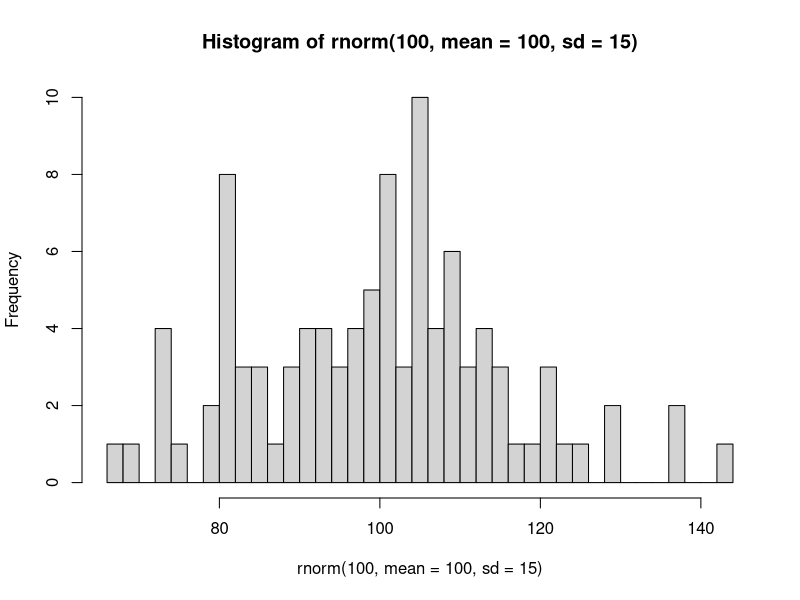
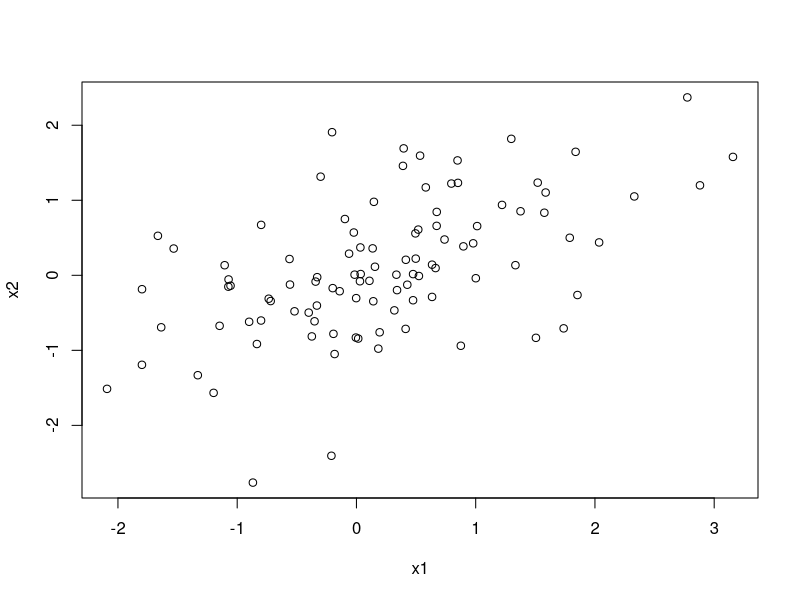
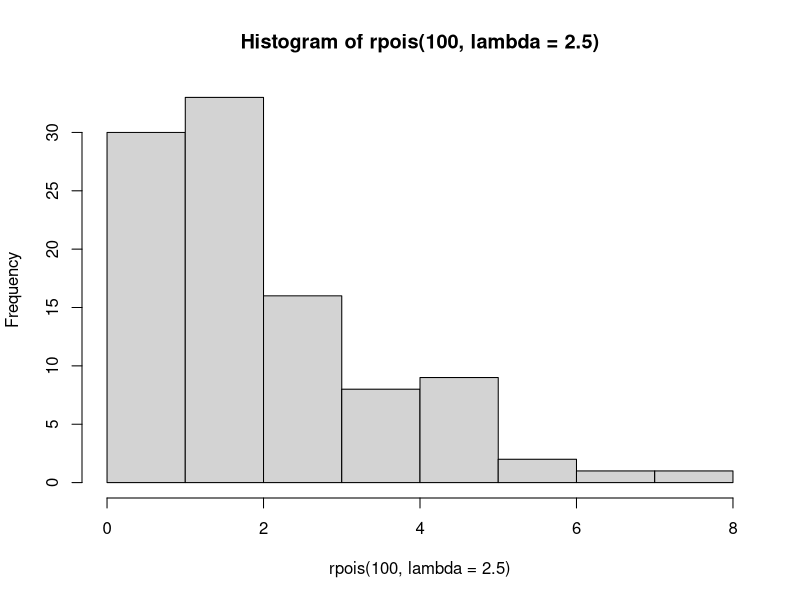
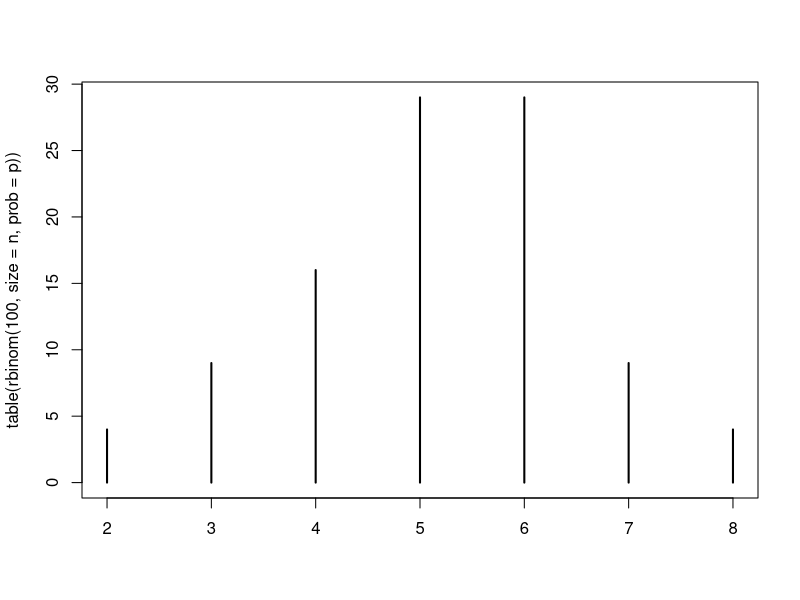
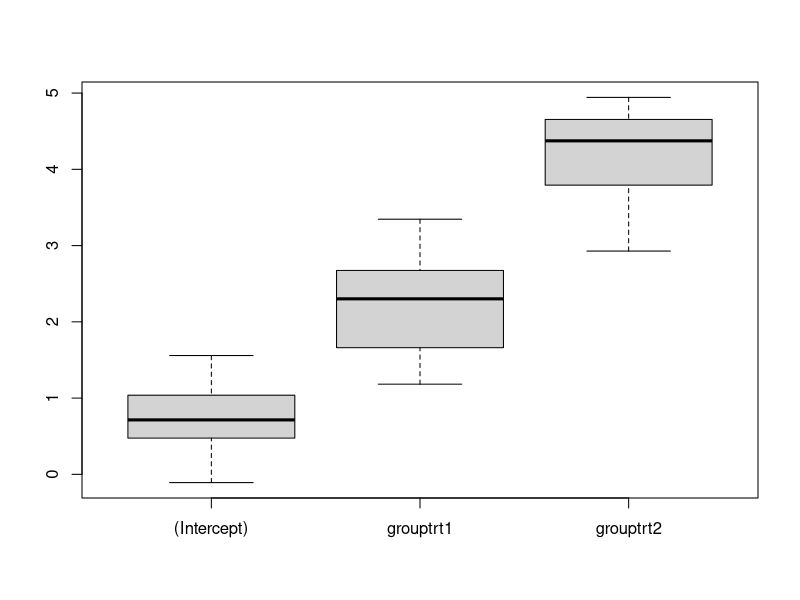
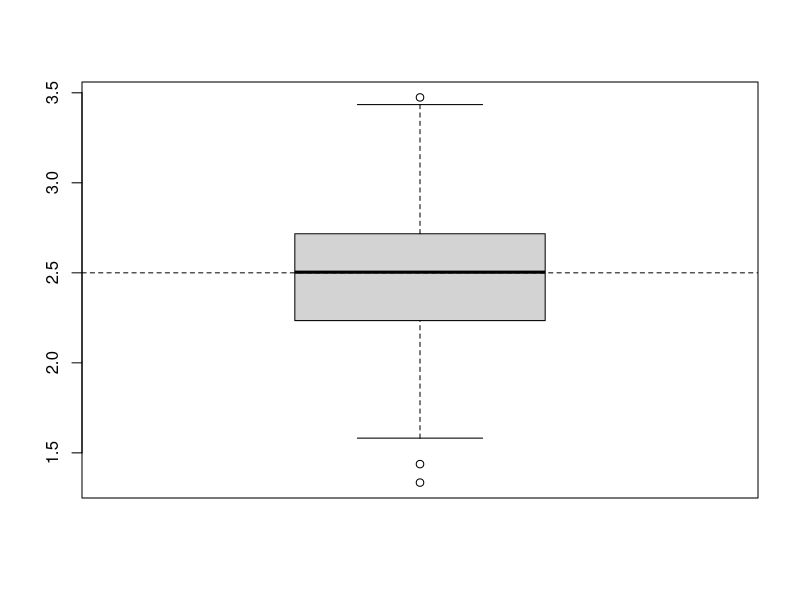
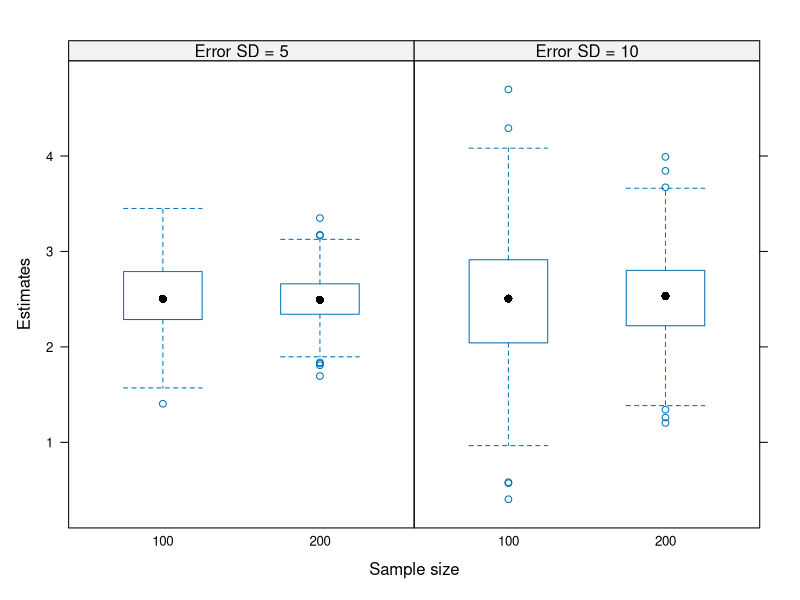

Recreate these plots in R, in order.
#' ---
#' title: "Data simulation in R"
#' author: ""
#' date: "Last modified: 2025-09-10"
#' bibliography: ../lit.bib
#' output:
#'   html_document:
#'     toc: true
#'     toc_float: true
#'     number_sections: true
#' ---
#'
#' In this session, we will use R to simulate data sets. Simulating data can be
#' considered as the key idea behind hypothesis testing in the frequentist
#' framework, where we assume that we can repeat the data collection under
#' identical conditions. In this workshop, I will (hopefully) show you how to
#' use it to draw meaningful conclusions from your data.
#' 

#' # Overview {-}
#'
#' 1. Random numbers generation (`rnorm()`, `runif()`, `rpois()`, `rbinom()`,
#'    etc.)
#' 2. Generate categorical variables (`factor()`, `rep()`)
#' 3. Create data frames containing quantitative and categorical variables
#'    (`data.frame()`, `expand.grid()`, `reshape()`)
#' 4. Drawing many data sets (`replicate()`, for loops)
#' 5. Three functions for simulation studies
#'

#' # Random numbers generation
#'
#' For drawing random numbers from a statistical distribution, the distribution
#' name is prefixed by “r” (random deviate). See `?Distributions` for a list of
#' distributions.
#'

rnorm(10)                # draw from standard normal distribution
runif(10)                # draw from uniform distribution
rpois(10, lambda = 1)    # draw from Poisson distribution

# Sampling with or without replacement from a vector
sample(1:5, size = 10, replace = TRUE)

#'
#' The random numbers generator in R is seeded: Upon restart of R, new random
#' numbers are generated. To replicate the results of a simulation, the seed
#' (starting value) can be set explicitly:

set.seed(1223)  # set seed, so on each run random numbers will be identical
runif(3)

#' ## Normal distribution
#' 
#' The normal distribution with parameters $\mu$ and $\sigma$: $X \sim N(\mu,
#' \sigma^2)$.

rnorm(100, mean = 100, sd = 15) |> hist(breaks = 30)

#' ## Multivariate normal distribution
#'
#' 

MASS::mvrnorm(100,
              mu = c(0, 0),
              Sigma = matrix(c(1, 0.5, 0.5, 1), nrow = 2, ncol = 2)) |>
  plot(xlab = "x1", ylab = "x2")

#' ## Poisson distribution (for count data)
#'
#' The Poisson distribution is a discrete probability distribution that is used
#' to model the probability of a given number of events occurring in a fixed
#' interval of time if these events occur with a known constant mean rate
#' ($\lambda$) and independently of the time since the last event.

rpois(100, lambda = 2.5) |> hist()

#' ## Binomial distribution
#'
#' The binomial distribution with parameters $n$ and $\pi$ is the discrete
#' probability distribution of the number of successes in a sequence of n
#' independent (Bernoulli) experiments: $X \sim Binom(n, \pi)$.
#'
#' Generate data from a binomial model using the function `rbinom()` in R; try
#' out different values of
#'
#' – $n$ (10, 500, 2000)  
#' – the parameter $\pi$ (0.5, 0.8, 0.44, 0.515)  
#'
#' and see how this affects the output.

n <- 10   # 500, 2000
p <- 0.5  # 0.8, 0.44, 0.515

rbinom(100, size = n, prob = p) |> table() |> plot()

#'
#' * With these data, test different null hypotheses using binom.test();
#'   these may or may not coincide with the values of $\pi$ used for data
#'   generation.

x <- rbinom(1, size = 10, prob = 0.3)
binom.test(x, n = 10, p = 0.5)

#'
#' * If you repeat data generation and testing, can you usually reject H0?
#'

pval <- replicate(500, {
  x <- rbinom(1, size = 50, prob = 0.3)
  binom.test(x, n = 50, p = 0.5)$p.value
  }
)

mean(pval < 0.05)


#' # Creating factors
#'
#' It is usually good practice to create categorical variables explicitly as
#' factors. Everything that is not a numeric variable should be a factor (e.g.,
#' id variables).

sex <- factor(rep(c("male", "female"), c(15, 20)),
              levels = c("male", "female", "diverse"))
sex
condition <- factor(rep(1:2, 20), levels = 1:2, labels = c("real", "VR"))
condition
group <- factor(rep(c("ctr", "trt1", "trt2"), each = 5))
group

#'
#' The `levels` argument sets explicitly the ordering of the factor levels. In
#' dummy coding (default in R) the first factor level is taken as the reference
#' category.

model.matrix( ~ group)
contrasts(group)


#' # Data frames
#'
#' When simulating data for a certain experimental design, this is reflected in
#' the structure of your data frame. For the `group` variable from above, the
#' design looks like this

model.matrix( ~ group) |> unique()

#'
#' A linear model will make use of this design and estimate three parameters:
#' \begin{align*}
#'   \beta_0 & = \text{mean of control group} \\
#'   \beta_1 & = \text{effect of treatment group 1} \\
#'   \beta_2 & = \text{effect of treatment group 2} \\
#' \end{align*}

#'
#' For a repeated-measures (within-subjects) design, the data frame will
#' usually be in a long format.

n <- 20

# A and B are recycled to match the length of id
datsim <- data.frame(id = factor(rep(1:n, each = 4)),
                     A = factor(rep(c("a1", "a2"), each = 2)),
                     B = factor(rep(c("b1", "b2"), times = 2)))

xtabs( ~ A + B, datsim)
xtabs( ~ id + A + B, datsim) |> ftable()

# OR

id <- factor(1:n)
A <- factor(c("a1", "a2"))
B <- factor(c("b1", "b2"))

datsim2 <- expand.grid(id = id, A = A, B = B) |> sort_by(~ id + A)

#'
#' We can transform the data frame between long and wide data format with
#' `reshape()`.

datl <- data.frame(id = factor(rep(1:n, each = 7)),
                   time = rep(0:6, times = n),
                   resp = rnorm(n * 7,
                                mean = seq(1, 5, length.out = 7), # seven means
                                sd = 1))

aggregate(resp ~ time, datl, mean)

datw <- reshape(datl, direction = "wide",
                idvar = "id",
                timevar = "time")

colMeans(datw[, -1])

cor(datw[, -1])


#' # Simulate repeatedly
#'
#' * Reading material on functional programming in R [@Wickham2019first]
#'   - http://adv-r.had.co.nz/Functions.html
#'   - http://adv-r.had.co.nz/Functional-programming.html
#'   - http://adv-r.had.co.nz/Functionals.html

set.seed(1133)
replicate(3, rnorm(10), simplify = FALSE)

set.seed(1133)
replicate(3, rnorm(10))

# Using a for loop

## Create an empty list
l1 <- vector(mode = "list", length = 3)

## Loop to add elements to the list
for(i in 1:3) {
  l1[[i]] <- rnorm(10)
}
l1

## Grow a matrix
mat <- NULL

for(i in 1:3) {
  mat <- cbind(mat, rnorm(10))
}
mat

#' ## Simulate many data sets

# Create a list of data sets

data_sets <- replicate(20, {
  data.frame(id = factor(1:15),
             group = rep(c("ctr", "trt1", "trt2"), times = 5),
             resp = rnorm(5 * 3,
                          mean = c(1, 3, 5), # three means
                          sd = 1))
                },
  simplify = FALSE
)

data_sets[[1]]

# Use apply functions to fit model to each data set

fit_model <- function(data) {
  lm(resp ~ group, data = data)
}

models <- lapply(data_sets, fit_model)  # create list of fitted models

summary(models[[1]])

pars <- sapply(models, coef)

rowMeans(pars)
boxplot(t(pars))

#' ## Example: Type I error

lm0 <- lm(dist ~ 1, cars)       # H0
lm1 <- lm(dist ~ speed, cars)   # H1

nsim <- 1000
pval <- numeric(nsim)

for (i in 1:nsim) {
  sim <- simulate(lm0)$sim_1
  fit <- lm(sim ~ speed, cars)
  pval[i] <- summary(fit)$coef["speed", "Pr(>|t|)"]
}

# Type I error
mean(pval < 0.05)

#' # Three functions for simulation studies
#'
#' In the following part we will again look at the three functions @Strobl2024
#' recommend when conducting simulation studies.
#'
#' 1. `dgp`= data generating rpocess
#' 2. `one_simulation` = a single simulation run
#' 3. `simulation_study` = complete simulation design
#'
#' This is the example already
#' presented on the slides where we simulate the slope parameter in a simple
#' regression and look at how this parameter estimation is influenced by number
#' of observations and assumed variability of the data.
#'
#' Possible research questions:
#' 1. How much do the estimated slope coefficients deviate from the true slope
#'    coefficient for a given sample size?
#' 2. How does the accuracy of the estimation change when we alter the sample
#'    size?
#'

#' ## Data generating process
#'
#' To generate data from the simple linear regression model, we need to specify
#' the parameters $\beta_0$ and $\beta_1$ the variance $\sigma_{\varepsilon}^2$
#' or standard deviation $\sigma_{\varepsilon}$ of the error distribution, the
#' distribution from which we draw the $x$ values (commonly: uniform
#' distribution or normal distribution), and the sample size $npers$.

npers <- 100
s_err <- 5
beta  <- c(1.5, 2.5)

#'
#' The simple linear regression model assumes $\varepsilon_p \sim N(0,
#' \sigma_{\varepsilon}^2)$. Random, normally distributed values can be
#' generated in R using `rnorm()`.

err <- rnorm(n = npers, mean = 0, sd = s_err)

# Generating the $x$ and $y$ values
x <- runif(n = npers, min = 0, max = 5)
beta <- c(1.5, 2.5)
y <- beta[1] + beta[2] * x + err

# Saving as a data frame
dat <- data.frame(x = x, y = y)

# Combine these steps into a function
dgp <- function(npers, beta, s_err){
  x <- runif(n = npers, min = 0, max = 5)
  err <- rnorm(n = npers, mean = 0, sd = s_err)
  y <- beta[1] + beta[2] * x + err
  dat <- data.frame(x = x, y = y)
  return(dat)
}

# Generate different data sets
dgp(npers = 100, beta = c(1.5, 2.5), s_err = 5) |> head()
dgp(npers = 100, beta = c(1.5, 2.5), s_err = 5) |> head()

#' ## A single simulation run

one_simulation <- function(npers, beta, s_err){
  dat <- dgp(npers = npers, beta = beta, s_err = s_err)
  model <- lm(y ~ x, data = dat)
  slope_est <- coef(model)[2]
  return(slope_est)
}

# Run one simulation
one_simulation(npers = 100, beta = c(1.5, 2.5), s_err = 5)

# 500 simulation runs
niter <- 500
slope_est <- rep(NA, niter)
for(i in 1:niter) {
  slope_est[i] <- one_simulation(npers = 100, 
                                 beta = c(1.5, 2.5), 
                                 s_err = 5)
}

slope_est |> head()

boxplot(slope_est)
abline(h = 2.5, lty = 2)

#' ## Complete simulation design

simulation_study <- function(niter, npers, beta, s_err){
  prs <- expand.grid(i = 1:niter, npers = npers, 
                     s_err = s_err)
  slope_est <- rep(NA, nrow(prs))
  for(i in 1:nrow(prs)) {
    slope_est[i] <- one_simulation(npers = prs$npers[i],
                                   beta = beta,
                                   s_err = prs$s_err[i])
  }
  return(cbind(prs, slope_est))
}

# The function expand.grid()
niter <- 2
factor_1 <- c("a", "b")
factor_2 <- c(5, 10)
expand.grid(i = 1:niter, variant = factor_1, quantity = factor_2)

#' ## Conducting the simulation

sim_results <- simulation_study(niter = 500,
                                npers = c(100, 200),
                                beta = c(1.5, 2.5),
                                s_err = c(5, 10))
sim_results |> head()

# Visualize results
lattice::bwplot(slope_est ~ factor(npers) | factor(s_err),
                data = sim_results,
                xlab = "Sample size",
                ylab = "Estimates",
                strip = lattice::strip.custom(var.name = "Error SD",
                                     sep = " = ", strip.names = TRUE),
                abline = list(h = 2.5, lty = 2))

#' ## References {-}

